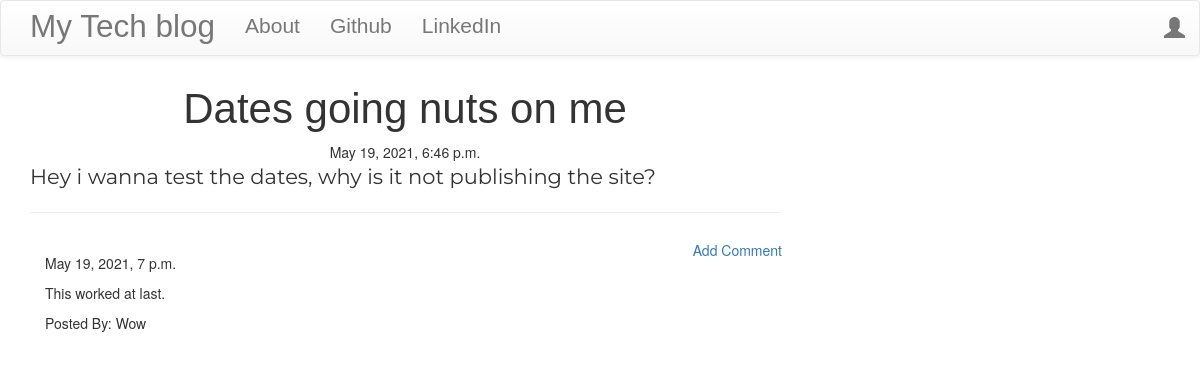
/post/6, run on the app's committed database.
### blog/models.py (models this page shows, shortened)
class Post(models.Model):
    author = models.ForeignKey('auth.User',on_delete=models.CASCADE)
    title = models.CharField(max_length=200)
    text = models.TextField()
    created_date = models.DateTimeField(default=timezone.now)
    published_date = models.DateTimeField(blank=True,null=True)

class Comment(models.Model):
    post = models.ForeignKey('blog.Post',related_name='comments',on_delete=models.CASCADE)
    author = models.CharField(max_length=200)
    text = models.TextField()
    created_date = models.DateTimeField(default=timezone.now)
    approved_comment = models.BooleanField(default=False)

### blog/views.py (the view)
# urls.py: url(r'^post/(?P<pk>\d+)$',views.PostDetailView.as_view(),name='post_detail'),
class PostDetailView(DetailView):
    model = Post

### blog/templates/blog/post_detail.html (shortened to what this page needs)
{% extends "blog/base.html" %}
{% block content %}
  <h1 class="posttitle loader" >{{post.title}}</h1>
  {% if post.published_date %}
    <div class="date postdate">
    {{ post.published_date }}
    </div>
  {% else %}
    <a class="btn btn-default" href="{% url 'post_publish' pk=post.pk %}">Publish</a>
  {% endif %}
  <p class="postcontent">{{ post.text|safe|linebreaksbr}}</p>
  <hr>
  <a class="btn btn-comment" href="{% url 'add_comment_to_post' pk=post.pk %}">Add Comment</a>
  <div class="container">
    {% for comment in post.comments.all %}
    <br>
      {% if user.is_authenticated or comment.approved_comment %}
        {{comment.created_date}}
        <p>{{ comment.text|safe|linebreaks }}</p>
        <p>Posted By: {{ comment.author }}</p>
      {% endif %}
      {% empty %}
        <p>No Comments</p>
    {% endfor %}
  </div>
{% endblock %}

### blog/static/css/blog.css (style rules this page uses)
.postdate { text-align: center; }
.posttitle { font-family: 'Russo One', sans-serif; font-size: 3em; text-align: center; }
.postcontent { font-family: 'Montserrat'; font-size: 1.5em; }
.btn-comment { position: absolute; right: 0px; }
.loader { filter:hue-rotate(0deg); color: linear-gradient(45deg,#0f8,#08f); animation:hue 5000ms infinite linear; }

### data on the page
Post: title "Dates going nuts on me", published_date "May 19, 2021, 6:46 p.m.", text "Hey i wanna test the dates, why is it not publishing the site?"
Comment: created_date "May 19, 2021, 7 p.m.", text "This worked at last.", author "Wow"
